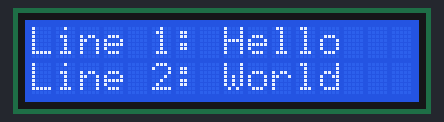
Simulated run of this sketch. Board: Arduino Uno, built with avr-gcc and run on an emulated ATmega328P. On the bench: 16×2 character LCD.

Above: at 0.1 s.
At 2.2 s:
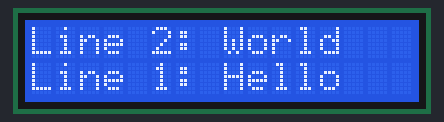

The sketch:

Vertical_Scroll_or_Line_Swap.ino
```cpp
#include <Wire.h>
#include <LiquidCrystal_I2C.h>

LiquidCrystal_I2C lcd(0x27,16,2);  // set the LCD address to 0x27 for a 16 chars and 2 line display

void setup()
{
  lcd.init();// initialize the lcd
  lcd.backlight();
  lcd.setCursor(0, 0);
  lcd.print("Line 1: Hello");
  lcd.setCursor(0, 1);
  lcd.print("Line 2: World");
  delay(2000);
  // Swap
  String top = "Line 1: Hello";
  String bottom = "Line 2: World";
  lcd.setCursor(0, 0);
  lcd.print(bottom);
  lcd.setCursor(0, 1);
  lcd.print(top);

}


void loop()
{

}
```
